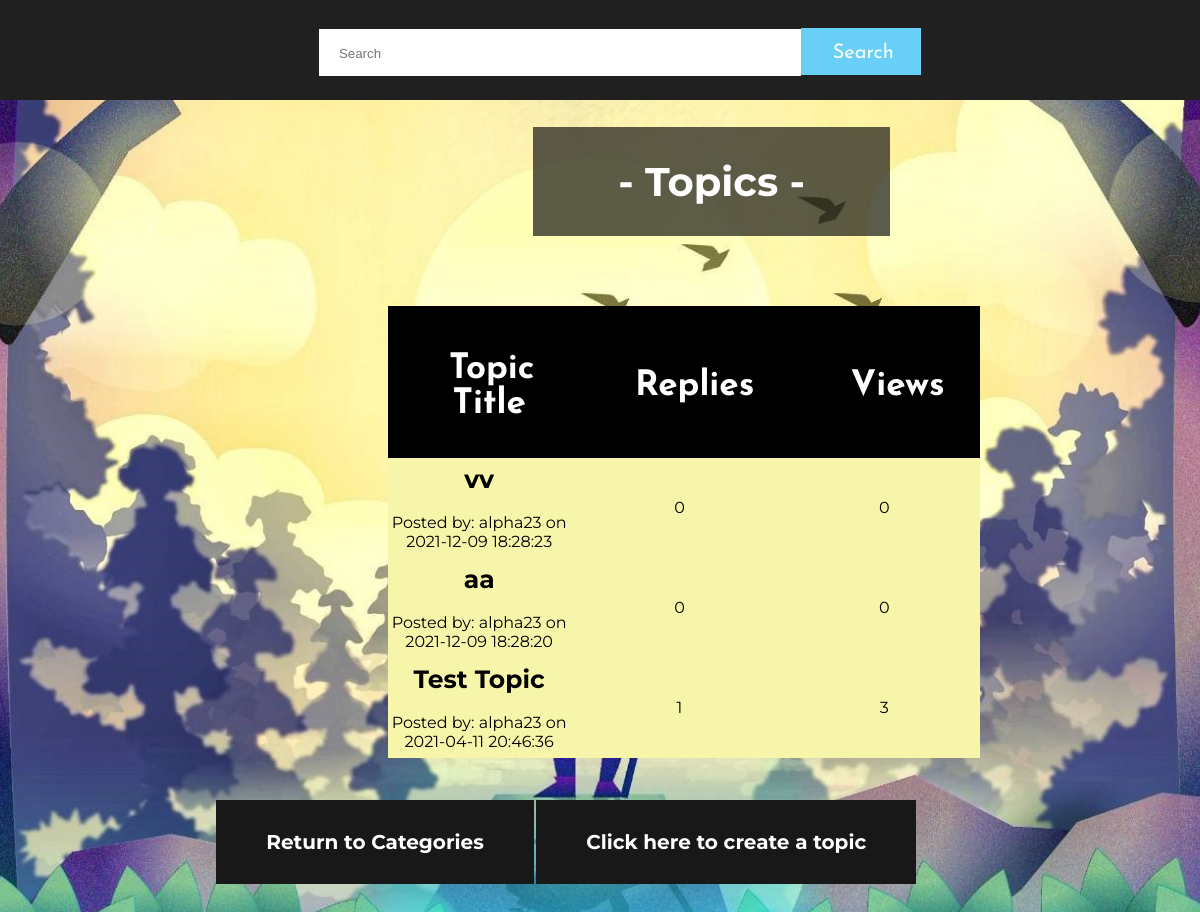
Page /view_category.php?cid=2 on the committed database.
### tables this page shows
CREATE TABLE `topic` (
  `id` int(11) NOT NULL,
  `category_id` tinyint(4) NOT NULL,
  `topic_title` varchar(150) NOT NULL,
  `topic_creator` varchar(20) NOT NULL,
  `topic_last_user` varchar(20) NOT NULL,
  `topic_date` datetime NOT NULL,
  `topic_reply_date` datetime NOT NULL,
  `topic_views` int(11) NOT NULL DEFAULT 0,
  `topic_replies` int(11) NOT NULL
);

### view_category.php (the view, shortened to what this page needs)
<!DOCTYPE html>
<html lang="en">
   <head>
      <link rel="stylesheet" href="style.css">
   </head>
   <body>
      <header>
          <?php
           $cid=$_GET['cid'];
          ?>
            <div class="searchbar">
       <form class="form1" action="<?php 'view_category.php?cid=.$cid'; ?>" method="post">
         <input  id="input-search"type="text" name="search" placeholder="Search">
          <button id="submit-search"type="submit" name="search-submit">Search</button>
       </form>
     </div>
          <h1 id="title">- Topics -</h1>
         <div id="content">
            <?php
               require 'db.inc.php';
             if(isset($_POST['search-submit'])){
                 $sql="SELECT id FROM categories WHERE id='".$cid."'LIMIT 1";
                 $res=mysqli_query($conn,$sql) or mysqli_connect_error();
                  if(mysqli_num_rows($res)==1){
                 $search=mysqli_real_escape_string($conn,$_POST['search']);
                 $sql2= "SELECT * FROM topic WHERE category_id='".$cid."' AND topic_title LIKE '%$search%' ";
                 $res2=mysqli_query($conn,$sql2) or die(mysqli_connect_error());
                   if(mysqli_num_rows($res2)>0){
                       $topics = "<table width='50%' style='border-collapse:collapse;'>";
                       $topics .="<form method='post' action='view_category.php?cid=".$cid."''><tr id='titlerow'><td width='65'><button class='title' name='topic-submit'>Topic Title</button>
                       </td><td width='65' align='center'>
                       <button class='title' name='replies-submit'>Replies</button>
                       </td><td width='65' align='.center'><button name='views_submit' class='title'>Views</button></td></tr></form>";
                       $topic = "<tr><td colspan='3'><hr/></td><tr>";
                       while($row=mysqli_fetch_assoc($res2)){
                           $tid=$row['id'];
                           $title=$row['topic_title'];
                           $views=$row['topic_views'];
                           $date=$row['topic_date'];
                           $replies=$row['topic_replies'];
                           $creator=$row['topic_creator'];
                           $topics .= "<tr id='tablerow'><td><a id='titlerow1'href='view_topic.php?cid=".$cid."&tid=".$tid."'>".$title."</a><br><br><span class='post_info'>Posted by: ".$creator." on ".$date."</span></td><td align='center'>".$replies."</td><td align='center'>".$views."</td></tr>";
                       }
                       $topics.="</table>";
                       echo $topics;
                   }else{
                       echo"<p id='error'>There are no topics according to your search</p>";
                   }
               }
               else{
                  echo"<a href='Forum.php'>Return to Forum Index</a>";
               }
             }
             else{
                 $sql="SELECT id FROM categories WHERE id='".$cid."'LIMIT 1";
               $res=mysqli_query($conn,$sql) or mysqli_connect_error();
               if(mysqli_num_rows($res)==1){
                  $sql2="SELECT * FROM topic WHERE category_id='".$cid."'ORDER BY topic_reply_date DESC";
                  $res2=mysqli_query($conn,$sql2) or mysqli_connect_error();
                   if(mysqli_num_rows($res2)>0){
                       $topics = "<table width='50%' style='border-collapse:collapse;'>";
                       $topics .="<form method='post' action='view_category.php?cid=".$cid."''><tr id='titlerow'><td width='65'><button class='title' name='topic-submit'>Topic Title</button>
                       </td><td width='65' align='center'>
                       <button class='title' name='replies-submit'>Replies</button>
                       </td><td width='65' align='.center'><button name='views_submit' class='title'>Views</button></td></tr></form>";
                       while($row=mysqli_fetch_assoc($res2)){
                           $tid=$row['id'];
                           $title=$row['topic_title'];
                           $views=$row['topic_views'];
                           $date=$row['topic_date'];
                           $replies=$row['topic_replies'];
                           $creator=$row['topic_creator'];
                           $topics .= "<tr id='tablerow'><td><a id='titlerow1'href='view_topic.php?cid=".$cid."&tid=".$tid."'>".$title."</a><br><br><span class='post_info'>Posted by: ".$creator." on ".$date."</span></td><td align='center'>".$replies."</td><td align='center'>".$views."</td></tr>";
                       }
                       $topics.="</table>";
                       echo $topics;
                   }else{
                       echo"<p id='error'>There are no topics yet</p>";
                   }
               }
               else{
                  echo"<a href='Forum.php'>Return to Forum Index</a>";
               }
             }
               ?>
         </div>
          <div>
          <h1>
             <?php echo"<br><a id='create' href='create_topic.php?cid=".$cid."'>Click here to create a topic</a><a id='create1' href='Forum.php'>Return to Categories</a><br><br>";?></h1></div>
      </header>
   </body>
</html>

### style.css (style rules this page uses)
input[type=text], input[type=password] { width: 80%; color:#6ACFF6; padding: 12px 20px; box-sizing: border-box; margin-left: 40px; background-color: rgba(24,24, 24, 1); border:none; border-bottom:3px solid white; }
button { background-color: #6ACFF6; border: none; color: white; padding: 15px 32px; text-align: center; text-decoration: none; display: inline-block; font-size: 16px; margin-top:30px; margin-bottom:20px; cursor: pointer; margin-left: 40px; width: 80%; font-size: 20px; font-family: 'Josefin Sans', sans-serif; }

### view_category.php (style rules this page uses)
body { font-family: 'Montserrat', sans-serif; overflow-x: hidden; background-position: center; background-image:url(bg.jpg); background-repeat: no-repeat; background-size:cover; text-align: center; justify-content: center; background-attachment: fixed; }
#titlerow { background-color: black; }
#titlerow td { color:white; height: 100px; font-size: 30px; font-weight: bold; margin-left: 20px; }
table { margin-left: 380px; }
#tablerow { background-color: #f7f5aa; height:100px; }
#titlerow1 { color:black; text-decoration: none; font-size:25px; font-weight: bold; }
#create { background-color: rgba(24,24, 24, 1); padding: 30px 50px 30px 50px; width:20%; font-size:20px; text-decoration: none; margin-left:-100px; margin-bottom: 500px; margin-left: -80px; color:white; margin-top:30px; }
#create1 { background-color: rgba(24,24, 24, 1); padding: 30px 50px 30px 50px; width:20%; font-size:20px; text-decoration: none; margin-left:-700px; margin-bottom: 500px; color:white; margin-right: 50px; margin-top:30px; }
#title { color:white; font-size:40px; background-color: rgba(24,24, 24, 0.7); padding: 30px 1px 30px 1px; width:30%; margin-left: 525px; margin-bottom:70px; }
.title { background-color: black; color:white; height: 100px; font-size:35px; font-weight: bold; margin-left: 20px; }
#input-search { padding-top: 17px; margin-top:5px; background-color:white ; width:40%; color:black; }
#submit-search { margin-left:-4px; width:10%; padding-bottom: 12px; }
.searchbar { background-color: #202020; margin-top: -10px; margin-left:-10px; margin-right:-10px; padding-bottom: 5px; transform: translateY(0%); }

### rows in the picture
topic: topic_title "vv", topic_creator "alpha23", topic_date "2021-12-09 18:28:23", topic_replies "0", topic_views "0"
topic: topic_title "aa", topic_creator "alpha23", topic_date "2021-12-09 18:28:20", topic_replies "0", topic_views "0"
topic: topic_title "Test Topic", topic_creator "alpha23", topic_date "2021-04-11 20:46:36", topic_replies "1", topic_views "3"
